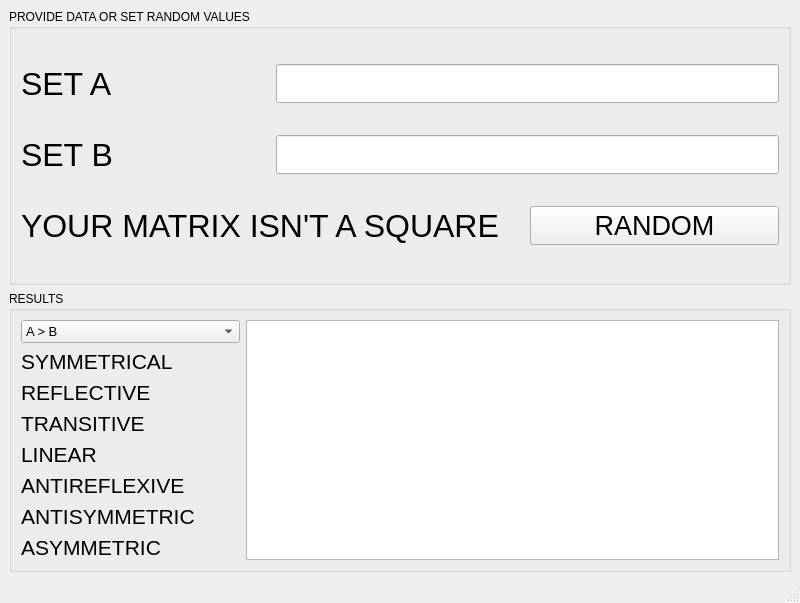
<?xml version="1.0" encoding="UTF-8"?>
<ui version="4.0">
 <class>MainWindow</class>
 <widget class="QMainWindow" name="MainWindow">
  <property name="geometry">
   <rect>
    <x>0</x>
    <y>0</y>
    <width>800</width>
    <height>603</height>
   </rect>
  </property>
  <property name="minimumSize">
   <size>
    <width>650</width>
    <height>500</height>
   </size>
  </property>
  <property name="windowTitle">
   <string>CDM LW 2 (PINCHUK S. S., SEZONCHIK S. S.)</string>
  </property>
  <widget class="QWidget" name="centralwidget">
   <layout class="QGridLayout" name="gridLayout_3">
    <item row="0" column="0">
     <widget class="QGroupBox" name="groupBox">
      <property name="title">
       <string>PROVIDE DATA OR SET RANDOM VALUES</string>
      </property>
      <layout class="QGridLayout" name="gridLayout">
       <item row="0" column="0">
        <widget class="QLabel" name="label">
         <property name="font">
          <font>
           <pointsize>24</pointsize>
          </font>
         </property>
         <property name="text">
          <string>SET A</string>
         </property>
        </widget>
       </item>
       <item row="0" column="1" colspan="2">
        <widget class="QLineEdit" name="lineEdit">
         <property name="font">
          <font>
           <pointsize>20</pointsize>
          </font>
         </property>
        </widget>
       </item>
       <item row="1" column="0">
        <widget class="QLabel" name="label_2">
         <property name="font">
          <font>
           <pointsize>24</pointsize>
          </font>
         </property>
         <property name="text">
          <string>SET B</string>
         </property>
        </widget>
       </item>
       <item row="1" column="1" colspan="2">
        <widget class="QLineEdit" name="lineEdit_2">
         <property name="font">
          <font>
           <pointsize>20</pointsize>
          </font>
         </property>
        </widget>
       </item>
       <item row="2" column="0" colspan="2">
        <widget class="QLabel" name="label_10">
         <property name="font">
          <font>
           <pointsize>24</pointsize>
          </font>
         </property>
         <property name="text">
          <string>YOUR MATRIX ISN'T A SQUARE</string>
         </property>
        </widget>
       </item>
       <item row="2" column="2">
        <widget class="QPushButton" name="pushButton">
         <property name="font">
          <font>
           <pointsize>20</pointsize>
          </font>
         </property>
         <property name="text">
          <string>RANDOM</string>
         </property>
        </widget>
       </item>
      </layout>
     </widget>
    </item>
    <item row="1" column="0">
     <widget class="QGroupBox" name="groupBox_2">
      <property name="title">
       <string>RESULTS</string>
      </property>
      <layout class="QGridLayout" name="gridLayout_2">
       <item row="0" column="0">
        <widget class="QComboBox" name="comboBox">
         <property name="font">
          <font>
           <pointsize>10</pointsize>
          </font>
         </property>
         <item>
          <property name="text">
           <string>A &gt; B</string>
          </property>
         </item>
         <item>
          <property name="text">
           <string>A &gt;= B</string>
          </property>
         </item>
         <item>
          <property name="text">
           <string>A = B</string>
          </property>
         </item>
         <item>
          <property name="text">
           <string>A MOD B = 0</string>
          </property>
         </item>
         <item>
          <property name="text">
           <string>A MOD 2 = 0 OR B MOD 2 = 0</string>
          </property>
         </item>
         <item>
          <property name="text">
           <string>A MOD 2 = 0 AND B MOD 2 = 0</string>
          </property>
         </item>
        </widget>
       </item>
       <item row="0" column="1" rowspan="8">
        <widget class="QTableWidget" name="tableWidget"/>
       </item>
       <item row="1" column="0">
        <widget class="QLabel" name="label_3">
         <property name="font">
          <font>
           <pointsize>16</pointsize>
          </font>
         </property>
         <property name="text">
          <string>SYMMETRICAL</string>
         </property>
        </widget>
       </item>
       <item row="2" column="0">
        <widget class="QLabel" name="label_4">
         <property name="font">
          <font>
           <pointsize>16</pointsize>
          </font>
         </property>
         <property name="text">
          <string>REFLECTIVE</string>
         </property>
        </widget>
       </item>
       <item row="3" column="0">
        <widget class="QLabel" name="label_5">
         <property name="font">
          <font>
           <pointsize>16</pointsize>
          </font>
         </property>
         <property name="text">
          <string>TRANSITIVE</string>
         </property>
        </widget>
       </item>
       <item row="4" column="0">
        <widget class="QLabel" name="label_6">
         <property name="font">
          <font>
           <pointsize>16</pointsize>
          </font>
         </property>
         <property name="text">
          <string>LINEAR</string>
         </property>
        </widget>
       </item>
       <item row="5" column="0">
        <widget class="QLabel" name="label_7">
         <property name="font">
          <font>
           <pointsize>16</pointsize>
          </font>
         </property>
         <property name="text">
          <string>ANTIREFLEXIVE</string>
         </property>
        </widget>
       </item>
       <item row="6" column="0">
        <widget class="QLabel" name="label_8">
         <property name="font">
          <font>
           <pointsize>16</pointsize>
          </font>
         </property>
         <property name="text">
          <string>ANTISYMMETRIC</string>
         </property>
        </widget>
       </item>
       <item row="7" column="0">
        <widget class="QLabel" name="label_9">
         <property name="font">
          <font>
           <pointsize>16</pointsize>
          </font>
         </property>
         <property name="text">
          <string>ASYMMETRIC</string>
         </property>
        </widget>
       </item>
      </layout>
     </widget>
    </item>
   </layout>
  </widget>
  <widget class="QMenuBar" name="menubar">
   <property name="geometry">
    <rect>
     <x>0</x>
     <y>0</y>
     <width>800</width>
     <height>22</height>
    </rect>
   </property>
  </widget>
  <widget class="QStatusBar" name="statusbar"/>
 </widget>
 <resources/>
 <connections/>
</ui>
